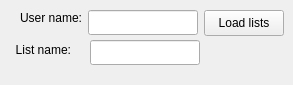
<?xml version="1.0" encoding="UTF-8"?>
<ui version="4.0">
 <class>PlurkListDialogBase</class>
 <widget class="QWidget" name="PlurkListDialogBase">
  <property name="geometry">
   <rect>
    <x>0</x>
    <y>0</y>
    <width>293</width>
    <height>85</height>
   </rect>
  </property>
  <widget class="QLabel" name="label_2">
   <property name="geometry">
    <rect>
     <x>0</x>
     <y>40</y>
     <width>71</width>
     <height>20</height>
    </rect>
   </property>
   <property name="text">
    <string>List name:</string>
   </property>
   <property name="alignment">
    <set>Qt::AlignRight|Qt::AlignTrailing|Qt::AlignVCenter</set>
   </property>
  </widget>
  <widget class="KLineEdit" name="listname">
   <property name="geometry">
    <rect>
     <x>90</x>
     <y>40</y>
     <width>110</width>
     <height>25</height>
    </rect>
   </property>
  </widget>
  <widget class="QLabel" name="label">
   <property name="geometry">
    <rect>
     <x>10</x>
     <y>10</y>
     <width>72</width>
     <height>16</height>
    </rect>
   </property>
   <property name="text">
    <string>User name:</string>
   </property>
   <property name="alignment">
    <set>Qt::AlignRight|Qt::AlignTrailing|Qt::AlignVCenter</set>
   </property>
  </widget>
  <widget class="KLineEdit" name="username">
   <property name="geometry">
    <rect>
     <x>88</x>
     <y>10</y>
     <width>110</width>
     <height>25</height>
    </rect>
   </property>
  </widget>
  <widget class="KPushButton" name="loadUserLists">
   <property name="geometry">
    <rect>
     <x>204</x>
     <y>10</y>
     <width>80</width>
     <height>26</height>
    </rect>
   </property>
   <property name="toolTip">
    <string>Load User Lists</string>
   </property>
   <property name="text">
    <string>Load lists</string>
   </property>
  </widget>
 </widget>
 <customwidgets>
  <customwidget>
   <class>KPushButton</class>
   <extends>QPushButton</extends>
   <header>kpushbutton.h</header>
  </customwidget>
  <customwidget>
   <class>KLineEdit</class>
   <extends>QLineEdit</extends>
   <header>klineedit.h</header>
  </customwidget>
 </customwidgets>
 <tabstops>
  <tabstop>username</tabstop>
  <tabstop>loadUserLists</tabstop>
 </tabstops>
 <resources/>
 <connections/>
</ui>
